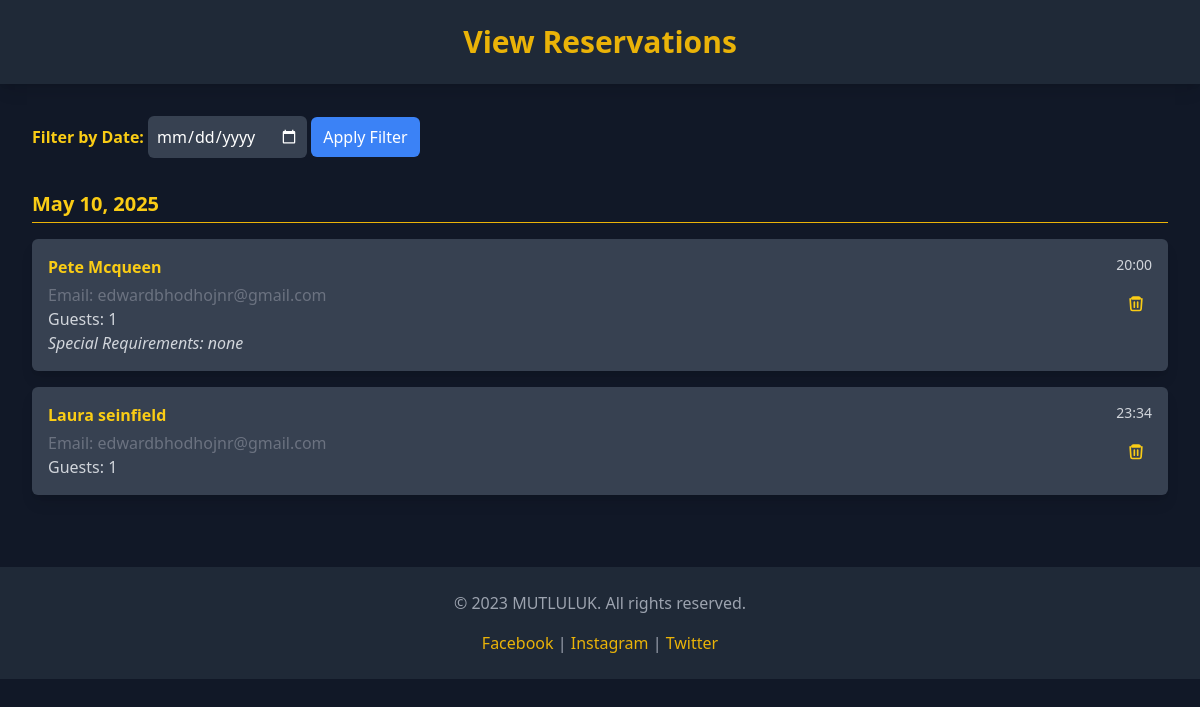
The app's page /reservation/view-reservations (signed in) with its own data.
### reservation/models.py (models this page shows, shortened)
class Reservation(models.Model):
    first_name = models.CharField(max_length=100)
    surname = models.CharField(max_length=100)
    email = models.EmailField()
    special_requirements = models.TextField(blank=True, null=True)
    guest_count = models.PositiveIntegerField()
    booking_date = models.DateField()
    booking_time = models.TimeField()
    created_at = models.DateTimeField(auto_now_add=True)

### reservation/views.py (the view)
# urls.py: path('view-reservations', views.view_reservations, name='view_reservations'),
@login_required
def view_reservations(request):
    current_time = timezone.now()
    reservations = Reservation.objects.all().order_by('booking_date', 'booking_time')
    for reservation in reservations:
        reservation_datetime = datetime.combine(reservation.booking_date, reservation.booking_time)
        reservation_datetime = timezone.make_aware(reservation_datetime, timezone.get_current_timezone())
        reservation.is_past = reservation_datetime < current_time
    return render(request, 'reservation/view_reservations.html', {'reservations': reservations})

### reservation/templates/reservation/view_reservations.html (shortened to what this page needs)
{% load static %}
<!DOCTYPE html>
<html lang="en">
<head>
    <script src="https://cdn.tailwindcss.com"></script>
</head>
<body class="bg-gray-900 text-white font-sans">
    <header class="bg-gray-800 shadow-lg p-6 text-center">
        <h1 class="text-yellow-500 text-3xl font-bold">View Reservations</h1>
    </header>
    <main class="p-8">
        <div class="mb-6">
            <label for="filterDate" class="text-yellow-400 font-semibold">Filter by Date:</label>
            <input type="date" id="filterDate" class="p-2 bg-gray-700 text-white rounded-md">
            <button onclick="filterReservations()" class="px-3 py-2 bg-blue-500 text-white rounded-md hover:bg-blue-600 transition">
                Apply Filter
            </button>
        </div>
        {% if reservations %}
        {% regroup reservations by booking_date as date_groups %}
        {% for group in date_groups %}
        <h2 class="text-xl font-semibold text-yellow-400 mt-8 border-b border-yellow-500 pb-1">{{ group.grouper }}</h2>
        <ul>
            {% for reservation in group.list %}
            <li id="reservation-{{ reservation.id }}" class="relative mt-4 p-4 bg-gray-700 rounded-md shadow-lg reservation-item" data-date="{{ reservation.booking_date|date:'Y-m-d' }}">
                <div class="absolute top-4 right-4 flex flex-col items-end gap-1">
                    <span class="text-gray-300 text-sm">{{ reservation.booking_time|time:"H:i" }}</span>
                    {% if reservation.is_past %}
                    <button title="Delete reservation" onclick="handleReservationAction({{ reservation.id }}, 'delete')" class="mt-2 inline-flex items-center justify-center text-yellow-400 hover:text-red-500 h-8 w-8">
                        <svg xmlns="http://www.w3.org/2000/svg" class="h-5 w-5" fill="none" viewBox="0 0 24 24" stroke="currentColor">
                            <path stroke-linecap="round" stroke-linejoin="round" stroke-width="2" d="M19 7l-.867 12.142A2 2 0 0116.138 21H7.862a2 2 0 01-1.995-1.858L5 7m5 4v6m4-6v6M9 7h6m2 0a2 2 0 00-2-2H9a2 2 0 00-2 2h10z" />
                        </svg>
                    </button>
                    {% endif %}
                </div>
                <div class="pr-12">
                    <strong class="text-yellow-400">{{ reservation.first_name }} {{ reservation.surname }}</strong>
                    <div class="mt-1">
                        <span class="text-gray-500">Email: {{ reservation.email }}</span><br>
                        <span class="text-gray-300">Guests: {{ reservation.guest_count }}</span><br>
                        {% if reservation.special_requirements %}
                        <span class="text-gray-300 italic">Special Requirements: {{ reservation.special_requirements }}</span>
                        {% endif %}
                    </div>
                </div>
            </li>
            {% endfor %}
        </ul>
        {% endfor %}
        {% else %}
        <p class="text-gray-400 text-center mt-4">No reservations found.</p>
        {% endif %}
    </main>
    <footer class="bg-gray-800 py-6 mt-10">
        <div class="container mx-auto text-center text-gray-400">
            <p>&copy; 2023 MUTLULUK. All rights reserved.</p>
            <div class="mt-4">
                <a href="#" class="text-yellow-500 hover:text-yellow-600">Facebook</a> |
                <a href="#" class="text-yellow-500 hover:text-yellow-600">Instagram</a> |
                <a href="#" class="text-yellow-500 hover:text-yellow-600">Twitter</a>
            </div>
        </div>
    </footer>
</body>
</html>

### records on screen
Reservation: grouper "May 10, 2025", booking_time "20:00", first_name "Pete", surname "Mcqueen", email "edwardbhodhojnr@gmail.com", guest_count "1", special_requirements "none"
Reservation: booking_time "23:34", first_name "Laura", surname "seinfield", email "edwardbhodhojnr@gmail.com", guest_count "1"
